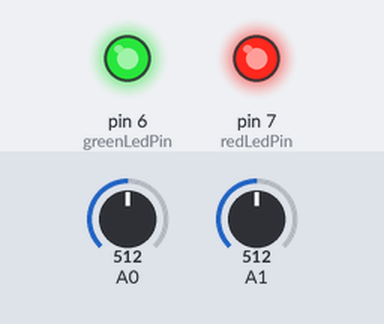
Simulated run of this sketch. Board: Arduino Uno, built with avr-gcc and run on an emulated ATmega328P. Parts: output pins drawn as LEDs (lit = HIGH). The test bench sets the inputs (shaded band); at power-on: A0 = 512, A1 = 512. No radio packets arrive unless stated; what the sketch prints to the serial monitor is not drawn.

Above: at 1.2 s.
1.3 s: A0 set to 11
4.3 s: A0 set to 8
7.3 s: A1 set to 983
8.8 s: A1 set to 1015
Timing chart, 0 to 11.3 s (numbered marks = the images above; inputs shaded):
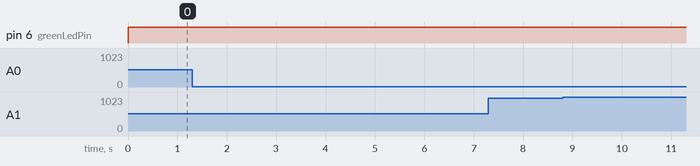

Measured:
- after the input at 1.3 s, every drawn part: stays the same
- after the input at 4.3 s, every drawn part: stays the same
- after the input at 7.3 s, every drawn part: stays the same
- after the input at 8.8 s, every drawn part: stays the same

The sketch:

HAZITECH_Cybertruck_TX.ino
```cpp
#include <SPI.h>
#include <nRF24L01.h>
#include <RF24.h>
RF24 radio(8, 9); // CE, CSN
const byte address[6] = "00001";
char xyData[32] = "";
int channel[2];
const int redLedPin = 7;
const int greenLedPin = 6;
bool isConnected = false;

void setup()
{
  Serial.begin(9600);
  radio.begin();
  radio.openWritingPipe(address);
  radio.setPALevel(RF24_PA_MAX);
  radio.stopListening();

  pinMode(redLedPin, OUTPUT);
  pinMode(greenLedPin, OUTPUT);
  digitalWrite(redLedPin, LOW);
  // Piros LED bekapcsolása
  digitalWrite(redLedPin, HIGH);
}

void loop()
{
  channel[0] = analogRead(A0);
  channel[1] = analogRead(A1);

  radio.write(channel, sizeof(channel));

  // Kiírás a soros monitorra
  Serial.print("Channel 0: ");
  Serial.print(channel[0]);
  Serial.print("\tChannel 1: ");
  Serial.println(channel[1]);

  // Kapcsolat ellenőrzése
  isConnected = radio.isChipConnected();
  // Zöld LED be- vagy kikapcsolása attól függően, hogy van-e kapcsolat
  if (isConnected) {
    digitalWrite(greenLedPin, HIGH); // Van kapcsolat
  } else {
    digitalWrite(greenLedPin, LOW); // Nincs kapcsolat
  }
}
```
